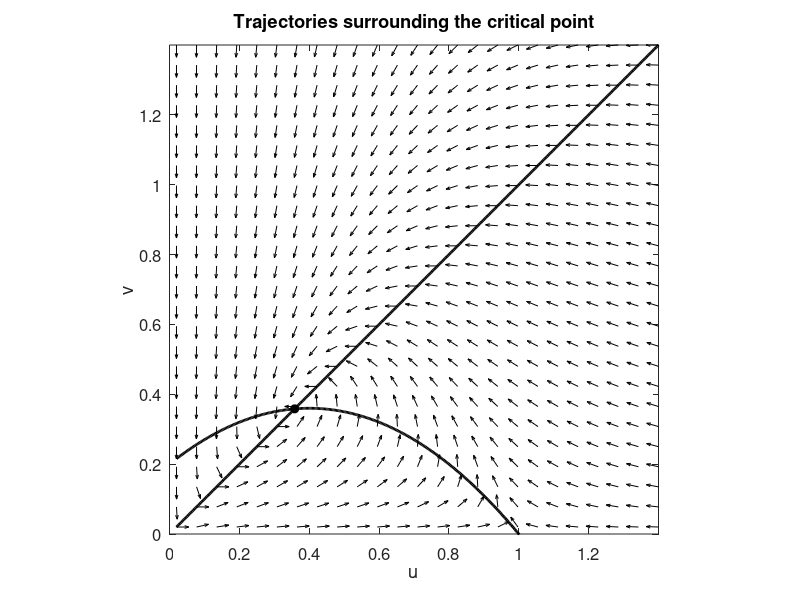

Recreate this plot in MATLAB.
%This is for the figure in 'Adapted Models' which shows my system will
%converge to a limit cycle as per the Poincare-Bendixson theorem
clear; clc; close all;
a = 1; 
b = 1; 
d = 0.2;

[u,v] = meshgrid(linspace(0.02,1.4,25), ...
                 linspace(0.02,1.4,25));

du = u.*(1-u) - (a*u.*v)./(u + d);
dv = b*v.*(1 - v./u);

% arrows here
L = sqrt(du.^2 + dv.^2);
du = du./L;
dv = dv./L;

figure('Position',[100 100 650 650])
hold on

% direction field surrounding stationary point
quiver(u,v,du,dv,0.45,'k')

% g=0
u_line = linspace(0.02,1.4,400);
plot(u_line,u_line,'k','LineWidth',2)

% f=0
v_null = (u_line + d).*(1 - u_line)/a;
plot(u_line,v_null,'k','LineWidth',2)

% this is the steady state 
u_star = ((1 - a - d) + sqrt((1 - a - d)^2 + 4*d))/2;
plot(u_star,u_star,'ko','MarkerFaceColor','k')

% setting up axis here for the plot
axis([0 1.4 0 1.4])
axis square
xlabel('u','FontSize',13)
ylabel('v','FontSize',13)
title('Trajectories surrounding the critical point')
box on
set(gca,'FontSize',12)
